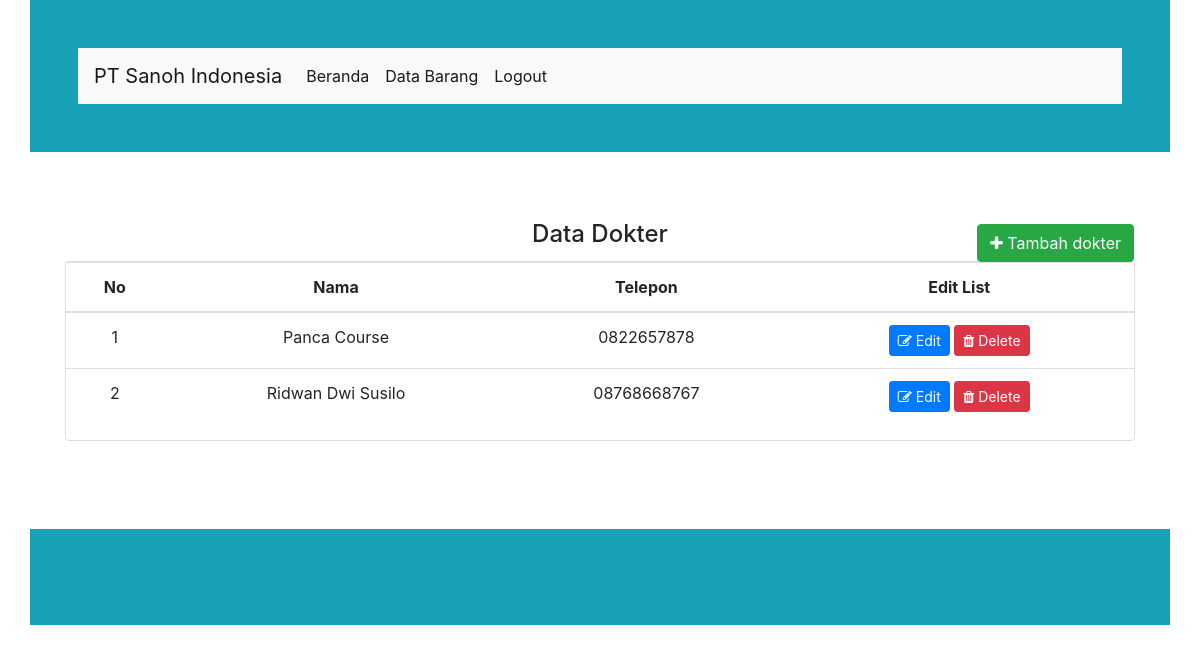
The page /index.php/admin/dokter on the database its author committed.
### tables this page shows
CREATE TABLE `data_dokter` (
  `id_dokter` int(11) NOT NULL,
  `nama` varchar(250) NOT NULL,
  `telepon` varchar(250) NOT NULL
);

### application/controllers/admin/Dokter.php (called while the page is built, shortened)
<?php
class Dokter extends CI_Controller {
    public function index(){
        $data['data_obat']=$this->db->query('select * from data_obat where stok between 1 and 10');
        $data['data_obat']=$data['data_obat']->num_rows();
    $data['dokter'] = $this->m_crud->tampil_data('data_dokter')->result();
		$this->load->view('admin/dokter/v_data_dokter',$data);
      }
}

### index.php (called while the page is built, shortened)
<?php
require_once BASEPATH.'core/CodeIgniter.php';

### application/models/M_crud.php (called while the page is built, shortened)
<?php
class M_crud extends CI_Model {
 	function tampil_data($table){
		return $this->db->get($table);
	}
}
    ?>

### application/views/admin/dokter/v_data_dokter.php (the view, shortened to what this page needs)
<body>
<main>
<div class="container my-5">
       <div class="card-body text-center">
       <h4 class="card-title">Data Dokter</h4>
       <div><?php echo $this->session->flashdata('msg'); ?>
    <div class="card">
        <button id="add__new__list" type="button" class="btn btn-success position-absolute" data-toggle="modal" data-target=".bd-example-modal-lg"><i class="fa fa-plus"></i> Tambah dokter</button>
        <table class="table table-hover">
            <thead>
              <tr>
                <th scope="col">No</th>
                <th scope="col">Nama </th>
                <th scope="col">Telepon</th>
                <th scope="col">Edit List</th>
              </tr>
            </thead>
            <tbody>
            <?php if (empty($dokter)) { ?>
                <tr>
                      <td colspan="8">Data Belum Ada</td>
                </tr>
            <?php
                } else {
                    $no = 0;
                    foreach ($dokter as $rowdokter) {
                            $no++;
            ?>
                <tr>
                   <td><?php echo $no ?></td>
                    <td><?php echo $rowdokter->nama ?></td>
                    <td><?php echo $rowdokter->telepon ?></td>
                    <td>
                    <a class="btn btn-sm btn-primary" href="<?php echo base_url() ?>index.php/admin/dokter/edit/<?php echo $rowdokter->id_dokter ?>"><i class="fa fa-edit"></i> Edit</a>
                    <a class="btn btn-sm btn-danger" href="<?php echo base_url() ?>index.php/admin/dokter/hapus/<?php echo $rowdokter->id_dokter ?>"><i class="fa fa-trash"></i> Delete</a>
                    </td>
                </tr>
                <?php }} ?>
            </tbody>
          </table>
    </div>
</main>

### application/views/admin/sniphets/header.php (style rules this page uses)
body { background-image:url(https://i0.wp.com/bekasiloker.com/wp-content/uploads/2018/07/Screenshot_1.png?fit=600%2C357); background-size: 100%; }
#add__new__list { top: -38px; right: 0px; }

### rows shown on the page
data_dokter: nama "Panca Course", telepon "0822657878"
data_dokter: nama "Ridwan Dwi Susilo", telepon "08768668767"
